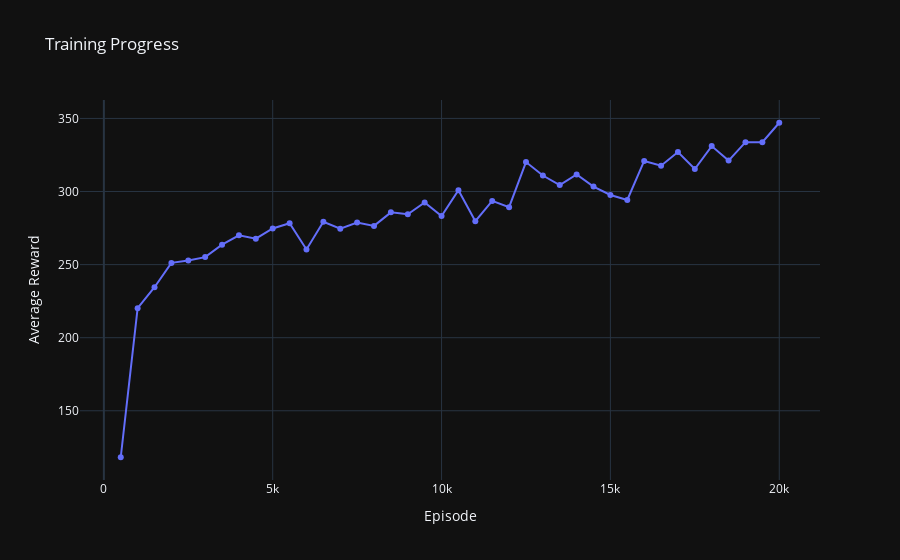

Notebook code for this chart:
### Code cell
fig = go.Figure()
fig.add_trace(go.Scatter(
    x=list(range(evaluation_interval, total_episodes + 1, evaluation_interval)),
    y=average_rewards,
    mode='lines+markers',
    name='Average Reward'
))
fig.update_layout(
    title='Training Progress',
    xaxis_title='Episode',
    yaxis_title='Average Reward',
    template='plotly_dark'
)
fig.show()

### Figure 1 — Plotly figure (JSON) as saved in the notebook; plotly's stock layout.template omitted (floating-point values rounded to 4 significant figures)
{"data": [{"mode": "lines+markers", "name": "Average Reward", "type": "scatter", "x": [500, 1000, 1500, 2000, 2500, 3000, 3500, 4000, 4500, 5000, 5500, 6000, 6500, 7000, 7500, 8000, 8500, 9000, 9500, 10000, 10500, 11000, 11500, 12000, 12500, 13000, 13500, 14000, 14500, 15000, 15500, 16000, 16500, 17000, 17500, 18000, 18500, 19000, 19500, 20000], "y": [118.2, 220.2, 234.5, 251.2, 252.9, 255.1, 263.6, 270.1, 267.7, 274.8, 278.3, 260.4, 279.3, 274.6, 278.8, 276.5, 285.7, 284.4, 292.5, 283.3, 300.8, 279.7, 293.6, 289.3, 320.2, 310.9, 304.4, 311.6, 303.4, 297.6, 294.2, 320.9, 317.7, 327.0, 315.4, 331.1, 321.2, 333.8, 333.8, 347.0]}], "layout": {"title": {"text": "Training Progress"}, "xaxis": {"title": {"text": "Episode"}}, "yaxis": {"title": {"text": "Average Reward"}}}}
